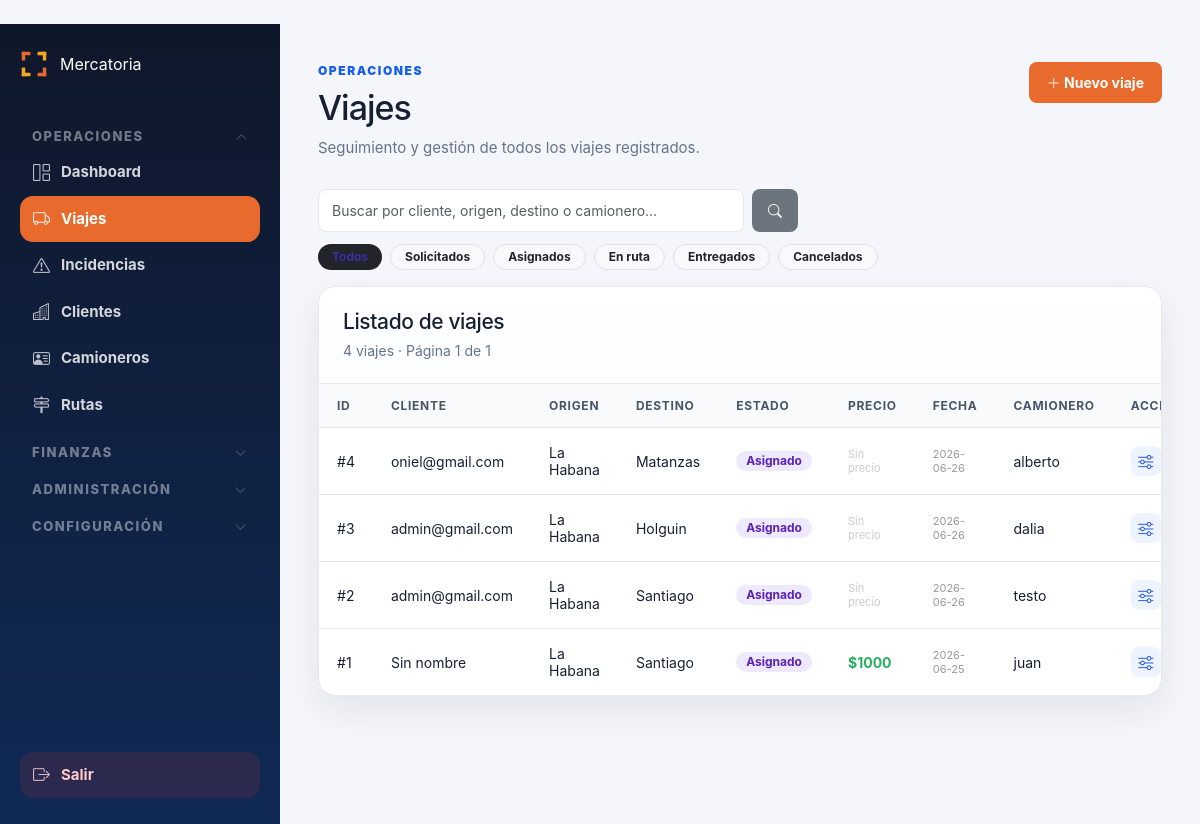
The app's page /admin/viajes (signed in) with its own data.
### tables this page shows
CREATE TABLE viajes (
        id INTEGER PRIMARY KEY AUTOINCREMENT,
        cliente TEXT,
        cliente_id INTEGER,
        ruta_id INTEGER,
        tarifa_id INTEGER,
        tipo_vehiculo_id INTEGER,
        origen TEXT,
        destino TEXT,
        precio REAL DEFAULT 0,
        precio_calculado REAL DEFAULT 0,
        precio_final REAL DEFAULT 0,
        precio_editado INTEGER DEFAULT 0,
        motivo_edicion_precio TEXT,
        combustible REAL DEFAULT 0,
        pago_camionero REAL DEFAULT 0,
        camionero REAL DEFAULT 0,
        comision REAL DEFAULT 0,
        beneficio REAL DEFAULT 0,
        estado TEXT DEFAULT 'Solicitado',
        camionero_id INTEGER,
        camionero_nombre TEXT,
        vehiculo_id INTEGER,
        fecha_creacion TEXT DEFAULT CURRENT_TIMESTAMP,
        fecha_asignacion TEXT,
        fecha_recogida TEXT,
        fecha_entrega TEXT,
        observaciones TEXT
    , cotizacion_id INTEGER, km REAL, kilometros REAL, precio_cliente REAL, combustible_estimado REAL, beneficio_estimado REAL, vehiculo_placa TEXT, referencia_cliente TEXT, prioridad TEXT DEFAULT 'Normal', tipo_carga TEXT, tipo_transporte TEXT, cantidad_contenedores INTEGER, numero_contenedor TEXT, peso_toneladas REAL, observaciones_operativas TEXT, estado_pago_camionero TEXT DEFAULT 'Pendiente', tipo_pago_camionero TEXT, observacion_pago TEXT, monto_pagado REAL, fecha_pago_camionero TEXT, deleted_at TEXT, deleted_by TEXT, forma_cobro TEXT, codigo_transaccion TEXT, comentario_cobro TEXT, fecha_cobro TEXT, monto_cobrado REAL);

### routes/admin.py (the view, shortened to what this page needs)
@admin_bp.route("/viajes")
def viajes():
    if not requiere_admin():
        return redirect("/login")
    filtro = request.args.get("estado", "").strip().lower()
    buscar = request.args.get("buscar", "").strip()
    pagina = max(1, int(request.args.get("pagina", 1) or 1))
    por_pagina = 20
    condiciones = []
    params = []
    if filtro:
        condiciones.append(f"LOWER(v.estado) = {ph()}")
        params.append(filtro)
    where = ("WHERE " + " AND ".join(condiciones)) if condiciones else ""
    conexion = conectar()
    cursor = conexion.cursor()
    cursor.execute(f"""
        SELECT COUNT(*) AS total FROM viajes v
        {where}
    """, params)
    total = cursor.fetchone()["total"]
    total_paginas = max(1, (total + por_pagina - 1) // por_pagina)
    pagina = min(pagina, total_paginas)
    offset = (pagina - 1) * por_pagina
    cursor.execute(f"""
        SELECT v.id,
               COALESCE(v.cliente, 'Sin nombre') as cliente,
               v.origen, v.destino, v.estado, v.camionero_nombre,
               COALESCE(v.precio_final, v.precio_cliente, v.precio, 0) as precio,
               v.fecha_creacion,
               v.prioridad, v.tipo_carga,
               COALESCE(c.categoria, 'Normal') AS cliente_categoria,
               (SELECT COUNT(*) FROM incidencias i WHERE i.viaje_id = v.id AND i.estado != 'Resuelta') AS incidencias_abiertas
        FROM viajes v
        LEFT JOIN clientes c ON c.id = v.cliente_id
        {where}
        ORDER BY v.id DESC
        LIMIT ? OFFSET ?
    """, params + [por_pagina, offset])
    lista = cursor.fetchall()
    cursor.execute("SELECT id, nombre, origen, destino FROM rutas WHERE activa = 1 ORDER BY origen")
    rutas_list = cursor.fetchall()
    cursor.execute("SELECT id, nombre FROM clientes WHERE deleted_at IS NULL ORDER BY nombre")
    clientes_list = cursor.fetchall()
    conexion.close()
    return render_template(
        "admin/viajes.html",
        lista=lista,
        filtro=filtro,
        buscar=buscar,
        pagina_actual=pagina,
        total_paginas=total_paginas,
        total=total,
        rutas_list=rutas_list,
        clientes_list=clientes_list,
    )

### app.py (called while the page is built)
def fmt_fecha(value, fmt='%Y-%m-%d %H:%M'):
    if not value:
        return '—'
    if hasattr(value, 'strftime'):
        return value.strftime(fmt)
    try:
        from datetime import datetime
        return datetime.strptime(str(value)[:16], '%Y-%m-%d %H:%M').strftime(fmt)
    except Exception:
        return str(value)[:16]

@app.before_request
def _record_start_time():
    g.start_time = time.monotonic()

@app.before_request
def _validate_session_role():
    if "user_id" not in session or "rol" not in session:
        return
    try:
        con = conectar()
        cur = con.cursor()
        cur.execute("SELECT rol, activo FROM usuarios WHERE id = ?", (session["user_id"],))
        row = cur.fetchone()
        con.close()
        if not row or not row["activo"]:
            session.clear()
            return
        if row["rol"] != session["rol"]:
            session["rol"] = row["rol"]
    except Exception:
        pass

@app.after_request
def set_security_headers(response):
    response.headers["X-Frame-Options"] = "SAMEORIGIN"
    response.headers["X-Content-Type-Options"] = "nosniff"
    response.headers["X-XSS-Protection"] = "1; mode=block"
    if app.debug:
        ms = (time.monotonic() - getattr(g, "start_time", time.monotonic())) * 1000
        app.logger.debug("[%s] %s %.1fms", request.method, request.path, ms)
    return response

@app.context_processor
def sidebar_badges():
    try:
        conexion = conectar()
        cursor = conexion.cursor()
        cursor.execute("""
            SELECT
                COUNT(*) AS urgentes,
                COUNT(CASE WHEN estado = 'Solicitado' THEN 1 END) AS solicitados
            FROM viajes
            WHERE estado IN ('Pendiente', 'Solicitado')
        """)
        row = cursor.fetchone()
        viajes_urgentes    = row["urgentes"]    if row else 0
        dashboard_urgentes = row["solicitados"] if row else 0
        conexion.close()
    except Exception:
        viajes_urgentes = 0
        dashboard_urgentes = 0
    return dict(
        sidebar_viajes_urgentes=viajes_urgentes,
        sidebar_dashboard_urgentes=dashboard_urgentes,
    )

### database.py (called while the page is built)
def conectar():
    if USE_POSTGRES:
        from database_pg import conectar_pg
        conn = conectar_pg()
        return ConexionWrapper(conn, use_postgres=True)
    else:
        conexion = sqlite3.connect(DATABASE_NAME)
        conexion.row_factory = sqlite3.Row
        return ConexionWrapper(conexion, use_postgres=False)

### templates/admin/viajes.html (shortened to what this page needs)
{% extends "admin/base_admin.html" %}
{% block contenido %}
{% set bc = {
    'solicitado':          'badge-warn',
    'pendiente':           'badge-warn',
    'pendiente de pago':   'badge-warn',
    'confirmado':          'badge-active',
    'asignado':            'badge-active',
    'carga recogida':      'badge-info',
    'en ruta':             'badge-info',
    'entregado':           'badge-ok',
    'cancelado':           'badge-danger'
} %}
<div class="page-header">
    <div>
        <span class="eyebrow">Operaciones</span>
        <h1>Viajes</h1>
        <p>Seguimiento y gestión de todos los viajes registrados.</p>
    </div>
    <button class="btn-crud-primary" style="white-space:nowrap;"
            onclick="document.getElementById('modalNuevoViaje').style.display='flex'">
        <i class="bi bi-plus-lg"></i> Nuevo viaje
    </button>
</div>
<form method="GET" action="/admin/viajes" style="margin-bottom:12px;">
    <div style="display:flex;gap:8px;max-width:480px;">
        <input type="text" name="buscar" value="{{ buscar }}"
               placeholder="Buscar por cliente, origen, destino o camionero…"
               class="form-control form-control-sm"
               style="border-radius:8px;">
        <button type="submit" class="btn btn-sm btn-secondary" style="border-radius:8px;white-space:nowrap;">
            <i class="bi bi-search"></i>
        </button>
    </div>
</form>
<div style="display:flex;gap:8px;flex-wrap:wrap;margin-bottom:16px;">
    <a href="/admin/viajes{% if buscar %}?buscar={{ buscar }}{% endif %}"
       class="badge {% if not filtro %}bg-dark{% else %}bg-light text-dark border{% endif %}"
       style="text-decoration:none;padding:6px 14px;font-size:12px;">Todos</a>
    <a href="/admin/viajes?estado=solicitado{% if buscar %}&buscar={{ buscar }}{% endif %}"
       class="badge {% if filtro=='solicitado' %}bg-dark{% else %}bg-light text-dark border{% endif %}"
       style="text-decoration:none;padding:6px 14px;font-size:12px;">Solicitados</a>
    <a href="/admin/viajes?estado=asignado{% if buscar %}&buscar={{ buscar }}{% endif %}"
       class="badge {% if filtro=='asignado' %}bg-dark{% else %}bg-light text-dark border{% endif %}"
       style="text-decoration:none;padding:6px 14px;font-size:12px;">Asignados</a>
    <a href="/admin/viajes?estado=en+ruta{% if buscar %}&buscar={{ buscar }}{% endif %}"
       class="badge {% if filtro=='en ruta' %}bg-dark{% else %}bg-light text-dark border{% endif %}"
       style="text-decoration:none;padding:6px 14px;font-size:12px;">En ruta</a>
    <a href="/admin/viajes?estado=entregado{% if buscar %}&buscar={{ buscar }}{% endif %}"
       class="badge {% if filtro=='entregado' %}bg-dark{% else %}bg-light text-dark border{% endif %}"
       style="text-decoration:none;padding:6px 14px;font-size:12px;">Entregados</a>
    <a href="/admin/viajes?estado=cancelado{% if buscar %}&buscar={{ buscar }}{% endif %}"
       class="badge {% if filtro=='cancelado' %}bg-dark{% else %}bg-light text-dark border{% endif %}"
       style="text-decoration:none;padding:6px 14px;font-size:12px;">Cancelados</a>
</div>
<section class="panel">
    <div class="panel-header">
        <div>
            <h2>Listado de viajes</h2>
            <p>
                {{ total }} viaje{% if total != 1 %}s{% endif %}
                · Página {{ pagina_actual }} de {{ total_paginas }}
            </p>
        </div>
    </div>
    <div class="table-wrapper">
        <table class="data-table">
            <thead>
                <tr>
                    <th>ID</th>
                    <th>Cliente</th>
                    <th>Origen</th>
                    <th>Destino</th>
                    <th>Estado</th>
                    <th>Precio</th>
                    <th>Fecha</th>
                    <th>Camionero</th>
                    <th>Acción</th>
                </tr>
            </thead>
            <tbody>
                {% for v in lista %}
                <tr>
                    <td>#{{ v.id }}</td>
                    <td>
                        {{ v.cliente }}
                        {% set cat = v.cliente_categoria or 'Normal' %}
                    </td>
                    <td>{{ v.origen }}</td>
                    <td>
                        {{ v.destino }}
                    </td>
                    <td>
                        <span class="badge {{ bc.get(v.estado|lower, '') }}">{{ v.estado }}</span>
                    </td>
                    <td>
                        {% if v.precio and v.precio|float > 0 %}
                        <span style="font-weight:700;color:#27ae60;">${{ "%.0f"|format(v.precio|float) }}</span>
                        {% else %}
                        <span style="color:#ccc;font-size:11px;">Sin precio</span>
                        {% endif %}
                    </td>
                    <td style="font-size:11px;color:#999;">{{ v.fecha_creacion | fmt_fecha('%Y-%m-%d') }}</td>
                    <td>{{ v.camionero_nombre if v.camionero_nombre else "Sin asignar" }}</td>
                    <td>
                        <a href="/admin/viaje/{{ v.id }}"
                           class="btn-icon-action"
                           title="Gestionar viaje #{{ v.id }}">
                            <i class="bi bi-sliders"></i>
                        </a>
                    </td>
                </tr>
                {% else %}
                <tr>
                    <td colspan="9" class="empty-state">No hay viajes{% if buscar %} que coincidan con "{{ buscar }}"{% endif %}.</td>
                </tr>
                {% endfor %}
            </tbody>
        </table>
    </div>
</section>
{% endblock %}

### static/css/admin.css (style rules this page uses)
:root { --bg: #f4f6fb; --panel: #ffffff; --panel-soft: #f8fafc; --text: #172033; --muted: #64748b; --primary: #155eef; --primary-dark: #0f3ea8; --border: #e5e7eb; --danger: #dc2626; --success: #16a34a; --warning: #f59e0b; --info: #0891b2; --sidebar: #0f172a; --sidebar-soft: #102a56; --shadow: 0 14px 35px rgba(15, 23, 42, 0.08); --radius: 18px; }
* { box-sizing: border-box; }
body { margin: 0; font-family: Inter, "Segoe UI", Arial, sans-serif; background: var(--bg); color: var(--text); }
.page-header { display: flex; justify-content: space-between; align-items: flex-start; gap: 22px; margin-bottom: 30px; }
.eyebrow { display: inline-flex; margin-bottom: 8px; color: var(--primary); font-size: 12px; font-weight: 900; text-transform: uppercase; letter-spacing: 0.13em; }
.page-header h1 { margin: 0; font-size: 34px; letter-spacing: -1px; }
.page-header p { margin: 8px 0 0; color: var(--muted); font-size: 15px; }
.panel { background: var(--panel); border: 1px solid var(--border); border-radius: var(--radius); box-shadow: var(--shadow); overflow: hidden; }
.panel-header { padding: 22px 24px; border-bottom: 1px solid var(--border); background: linear-gradient(180deg, #ffffff 0%, #fbfdff 100%); }
.panel-header h2 { margin: 0; font-size: 21px; letter-spacing: -0.4px; }
.panel-header p { margin: 6px 0 0; color: var(--muted); font-size: 14px; }
.table-wrapper { width: 100%; overflow-x: auto; }
.data-table { width: 100%; border-collapse: collapse; background: var(--panel); }
.data-table th { background: var(--panel-soft); color: #475569; padding: 14px 18px; text-align: left; font-size: 12px; text-transform: uppercase; letter-spacing: 0.06em; border-bottom: 1px solid var(--border); white-space: nowrap; }
.data-table td { padding: 16px 18px; border-bottom: 1px solid var(--border); font-size: 14px; vertical-align: middle; }
.data-table tr:last-child td { border-bottom: none; }
.btn { display: inline-flex; align-items: center; justify-content: center; gap: 6px; padding: 9px 16px; border-radius: 11px; font-size: 14px; font-weight: 700; cursor: pointer; border: none; text-decoration: none; transition: all 0.15s ease; white-space: nowrap; }
.form-control, .form-select { width: 100%; padding: 10px 13px; border: 1px solid var(--border); border-radius: 11px; background: white; font-size: 14px; color: var(--text); outline: none; transition: border-color 0.15s; appearance: auto; }
.badge { display: inline-flex; align-items: center; padding: 4px 10px; border-radius: 999px; background: #eef2ff; color: #3730a3; font-size: 12px; font-weight: 700; white-space: nowrap; }
.badge-active { background: #EDE9FE; color: #5B21B6; }

### templates/admin/viajes.html (style rules this page uses)
.btn-crud-primary { background: #E86A2C; color: white; padding: 10px 18px; border: none; border-radius: 8px; font-size: 14px; font-weight: 700; cursor: pointer; }
.btn-icon-action { display: inline-flex; align-items: center; justify-content: center; width: 30px; height: 30px; border-radius: 8px; background: #eef4ff; color: #1d4ed8; text-decoration: none; font-size: 15px; transition: background .15s; }

### records on screen
viajes: id "4", cliente "oniel@gmail.com", origen "La Habana", destino "Matanzas", estado "Asignado", shows "Sin precio", fecha_creacion|fmt_fecha "2026-06-26", camionero_nombre "alberto"
viajes: id "3", cliente "admin@gmail.com", origen "La Habana", destino "Holguin", estado "Asignado", shows "Sin precio", fecha_creacion|fmt_fecha "2026-06-26", camionero_nombre "dalia"
viajes: id "2", cliente "admin@gmail.com", origen "La Habana", destino "Santiago", estado "Asignado", shows "Sin precio", fecha_creacion|fmt_fecha "2026-06-26", camionero_nombre "testo"
viajes: id "1", cliente "Sin nombre", origen "La Habana", destino "Santiago", estado "Asignado", precio "1000", fecha_creacion|fmt_fecha "2026-06-25", camionero_nombre "juan"

### other values on screen
{{ total }} "4"
{{ pagina_actual }} "1"
{{ total_paginas }} "1"
